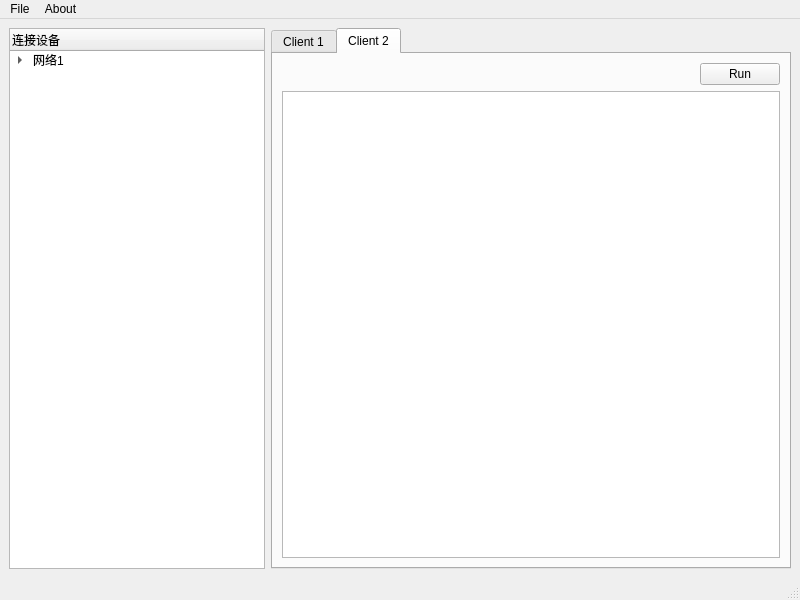
<?xml version="1.0" encoding="UTF-8"?>
<ui version="4.0">
 <class>MainWindow</class>
 <widget class="QMainWindow" name="MainWindow">
  <property name="geometry">
   <rect>
    <x>0</x>
    <y>0</y>
    <width>800</width>
    <height>600</height>
   </rect>
  </property>
  <property name="windowTitle">
   <string>MainWindow</string>
  </property>
  <widget class="QWidget" name="centralwidget">
   <layout class="QVBoxLayout" name="verticalLayout_3">
    <item>
     <layout class="QHBoxLayout" name="horizontalLayout_main">
      <item>
       <widget class="QTreeWidget" name="clientTreeWidget">
        <column>
         <property name="text">
          <string>连接设备</string>
         </property>
        </column>
        <item>
         <property name="text">
          <string>网络1</string>
         </property>
         <item>
          <property name="text">
           <string>1.2.3.4</string>
          </property>
         </item>
         <item>
          <property name="text">
           <string>192.168.65.65</string>
          </property>
         </item>
        </item>
       </widget>
      </item>
      <item>
       <widget class="QTabWidget" name="contentTabWiget">
        <property name="sizePolicy">
         <sizepolicy hsizetype="Expanding" vsizetype="Expanding">
          <horstretch>2</horstretch>
          <verstretch>0</verstretch>
         </sizepolicy>
        </property>
        <property name="currentIndex">
         <number>1</number>
        </property>
        <widget class="QWidget" name="tab_1">
         <attribute name="title">
          <string>Client 1</string>
         </attribute>
         <layout class="QVBoxLayout" name="verticalLayout_2">
          <item>
           <layout class="QVBoxLayout" name="verticalLayout_content">
            <item>
             <widget class="QLabel" name="content_ipaddr">
              <property name="text">
               <string> 1.2.3.4</string>
              </property>
             </widget>
            </item>
            <item>
             <widget class="QTextEdit" name="content_status"/>
            </item>
            <item>
             <layout class="QHBoxLayout" name="horizontalLayout_content_2">
              <item>
               <widget class="QLabel" name="label_2">
                <property name="sizePolicy">
                 <sizepolicy hsizetype="Minimum" vsizetype="Preferred">
                  <horstretch>0</horstretch>
                  <verstretch>0</verstretch>
                 </sizepolicy>
                </property>
                <property name="text">
                 <string>Cmd:</string>
                </property>
               </widget>
              </item>
              <item>
               <widget class="QLineEdit" name="edit_cmd">
                <property name="sizePolicy">
                 <sizepolicy hsizetype="Preferred" vsizetype="Preferred">
                  <horstretch>2</horstretch>
                  <verstretch>0</verstretch>
                 </sizepolicy>
                </property>
               </widget>
              </item>
              <item>
               <widget class="QPushButton" name="btn_file">
                <property name="sizePolicy">
                 <sizepolicy hsizetype="Minimum" vsizetype="Preferred">
                  <horstretch>0</horstretch>
                  <verstretch>0</verstretch>
                 </sizepolicy>
                </property>
                <property name="text">
                 <string>+</string>
                </property>
               </widget>
              </item>
              <item>
               <widget class="QPushButton" name="btn_send">
                <property name="sizePolicy">
                 <sizepolicy hsizetype="Minimum" vsizetype="Preferred">
                  <horstretch>0</horstretch>
                  <verstretch>0</verstretch>
                 </sizepolicy>
                </property>
                <property name="text">
                 <string>Send</string>
                </property>
               </widget>
              </item>
             </layout>
            </item>
           </layout>
          </item>
         </layout>
        </widget>
        <widget class="QWidget" name="tab_2">
         <attribute name="title">
          <string>Client 2</string>
         </attribute>
         <layout class="QVBoxLayout" name="verticalLayout_4">
          <item>
           <layout class="QVBoxLayout" name="verticalLayout_editor">
            <item>
             <layout class="QHBoxLayout" name="horizontalLayout_editor">
              <item>
               <spacer name="horizontalSpacer">
                <property name="orientation">
                 <enum>Qt::Horizontal</enum>
                </property>
                <property name="sizeHint" stdset="0">
                 <size>
                  <width>298</width>
                  <height>20</height>
                 </size>
                </property>
               </spacer>
              </item>
              <item>
               <widget class="QPushButton" name="btn_run">
                <property name="text">
                 <string>Run</string>
                </property>
               </widget>
              </item>
             </layout>
            </item>
            <item>
             <widget class="QTextEdit" name="code_editor"/>
            </item>
           </layout>
          </item>
         </layout>
        </widget>
       </widget>
      </item>
     </layout>
    </item>
   </layout>
  </widget>
  <widget class="QMenuBar" name="menubar">
   <property name="geometry">
    <rect>
     <x>0</x>
     <y>0</y>
     <width>800</width>
     <height>25</height>
    </rect>
   </property>
   <widget class="QMenu" name="menuFile">
    <property name="title">
     <string>File</string>
    </property>
    <addaction name="actionOpen"/>
    <addaction name="actionClose_C"/>
   </widget>
   <widget class="QMenu" name="menuAbout">
    <property name="title">
     <string>About</string>
    </property>
    <addaction name="actionAbout_Us"/>
   </widget>
   <addaction name="menuFile"/>
   <addaction name="menuAbout"/>
  </widget>
  <widget class="QStatusBar" name="statusbar"/>
  <action name="actionOpen">
   <property name="text">
    <string>Open(&amp;O)</string>
   </property>
  </action>
  <action name="actionClose_C">
   <property name="text">
    <string>Close(&amp;C)</string>
   </property>
  </action>
  <action name="actionAbout_Us">
   <property name="text">
    <string>About Us</string>
   </property>
  </action>
 </widget>
 <resources/>
 <connections>
  <connection>
   <sender>btn_send</sender>
   <signal>clicked()</signal>
   <receiver>MainWindow</receiver>
   <slot>close()</slot>
   <hints>
    <hint type="sourcelabel">
     <x>734</x>
     <y>541</y>
    </hint>
    <hint type="destinationlabel">
     <x>399</x>
     <y>299</y>
    </hint>
   </hints>
  </connection>
  <connection>
   <sender>btn_file</sender>
   <signal>clicked()</signal>
   <receiver>MainWindow</receiver>
   <slot>close()</slot>
   <hints>
    <hint type="sourcelabel">
     <x>643</x>
     <y>541</y>
    </hint>
    <hint type="destinationlabel">
     <x>399</x>
     <y>299</y>
    </hint>
   </hints>
  </connection>
 </connections>
</ui>
